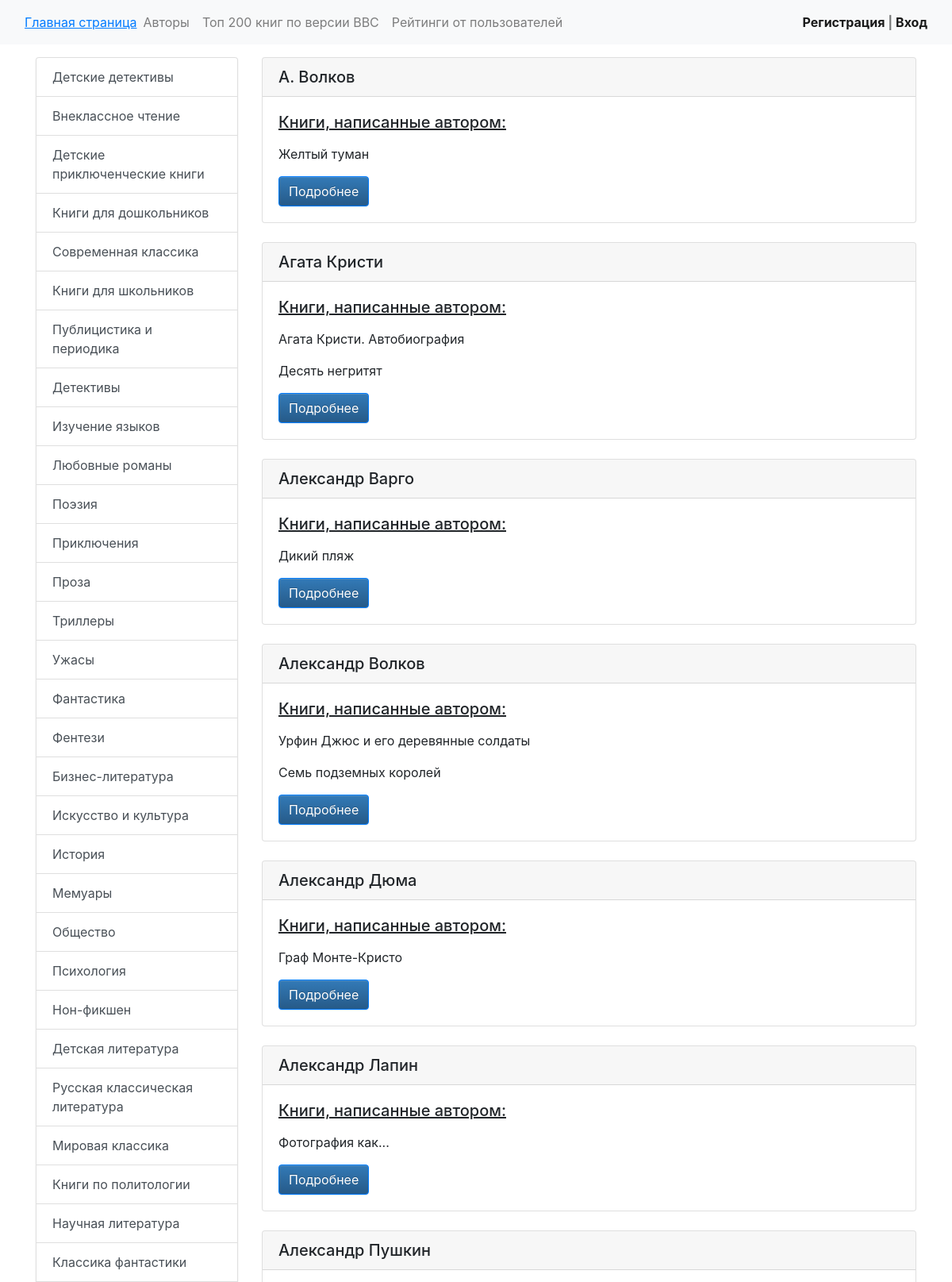
Screenshot of /authors/ (upper part) with the database file from the repository.
### book_search/models.py (models this page shows, shortened)
class Genres(models.Model):
    name = models.CharField(max_length=200, verbose_name='Жанр')

class Book(models.Model):
    name = models.CharField(max_length=200, verbose_name='Название')
    author = models.CharField(max_length=200, verbose_name='Автор')
    genre_id = models.ForeignKey(Genres, verbose_name='Жанр', on_delete=models.CASCADE)
    description = models.TextField(verbose_name='Описание', blank=True, null=True)
    image = models.ImageField(verbose_name='Изображение', upload_to='books/%Y/%m/%d', blank=True, null=True)

### book_search/views.py (the view)
# urls.py: path('authors/', views.get_all_authors, name='authors'),
def get_all_authors(request):
    genres = models.Genres.objects.all()
    books = models.Book.objects.all()
    authors = set()
    books_per_authors = dict()
    for book in books:
        authors.add(book.author)
    authors = sorted(list(authors))
    for author in authors:
        books = models.Book.objects.filter(author=author)
        books_per_authors[author] = books
    paginator = Paginator(authors, 10)
    page_number = request.GET.get('page')
    page_obj = paginator.get_page(page_number)
    return render(request, 'book_search/all_authors.html', {'page_obj': page_obj, 'genres': genres,
                                                            'books_per_authors': books_per_authors})

### book_search/templatetags/poll_extras.py (called while the page is built)
@register.filter
def get_obj(dictionary, key):
    obj = dictionary.get(key)
    return obj

### templates/book_search/all_authors.html (shortened to what this page needs)
{% extends 'base.html' %}
{% load poll_extras %}
{% block body %}
    {% for author in page_obj %}
        <div class="card">
            <h5 class="card-header">{{ author }}</h5>
            <div class="card-body">
                <h5 class="card-title"><u>Книги, написанные автором: </u></h5>
                <p class="card-text">
                    {% for book in books_per_authors|get_obj:author %}
                        <p>
                            {% ifchanged %}
                                {{ book.name }}
                            {% endifchanged %}
                        </p>
                    {% endfor %}
                </p>
                <a href="{% url 'books_author' author %}" class="btn btn-primary">Подробнее</a>
            </div>
        </div><br>
    {% endfor %}
{% endblock %}

### templates/base.html (shortened to what this page needs)
<!DOCTYPE html>
<html lang="en">
<head>
    <link rel="stylesheet" href="//maxcdn.bootstrapcdn.com/bootstrap/3.2.0/css/bootstrap-theme.min.css">
    <link rel="stylesheet" href="https://cdn.jsdelivr.net/npm/bootstrap@4.5.3/dist/css/bootstrap.min.css">
</head>
<body>
<nav class="navbar navbar-expand-lg navbar-light bg-light">
    <div class="container-fluid">
        <a class="nav-brand" href="{% url 'main_activity' %}"><u>Главная страница  </u></a>
        <div class="collapse navbar-collapse" id="navbarText">
            <ul class="navbar-nav me-auto mb-2 mb-lg-0">
                <li class="nav-item">
                    <a class="nav-link" href="{% url 'authors' %}">Авторы</a>
                </li>
                <li class="nav-item">
                    <a class="nav-link" href="{% url 'top_bbc_books' %}">Toп 200 книг по версии ВВС</a>
                </li>
                <li>
                    <a class="nav-link" href="{% url 'tops' %}">Рейтинги от пользователей</a>
                </li>
            </ul>
        </div>
        <span class="navbar-text">
            {% if request.user.is_authenticated %}
                Добро пожаловать, <a href="{% url 'person' %}">{{ user.username }}</a> | <a href="{% url 'logout' %}">Выход</a>
            {% else %}
                <a href="{% url 'register' %}">Регистрация</a> | <a href="{% url 'login' %}">Вход</a>
            {% endif %}
        </span>
    </div>
</nav>
<div class="container mt-3">
    <div class="row">
        <div class="col-md-3">
            <div class="list-group">
                {% for genre in genres %}
                        <a class="list-group-item list-group-item-action" href="{% url 'book_per_genres' genre.name %}">{{ genre.name }}</a>
                {% endfor %}
            </div>
        </div>
        <div class="col-md-9">
            {% block body %}I am an empty for now{% endblock %}
        </div>
    </div>
  </div>
</body>
</html>

### templates/base.html (style rules this page uses)
span { font-weight: bold; }
.navbar-text { text-align: right; }

### rows the page displays
Genres: name "Детские детективы"
Genres: name "Внеклассное чтение"
Genres: name "Детские приключенческие книги"
Genres: name "Книги для дошкольников"
Genres: name "Современная классика"
Genres: name "Книги для школьников"
Genres: name "Публицистика и периодика"
Genres: name "Детективы"
Genres: name "Изучение языков"
Genres: name "Любовные романы"
Genres: name "Поэзия"
Genres: name "Приключения"
Genres: name "Проза"
Genres: name "Триллеры"
Genres: name "Ужасы"
Genres: name "Фантастика"
Genres: name "Фентези"
Genres: name "Бизнес-литература"
Genres: name "Искусство и культура"
Genres: name "История"
Genres: name "Мемуары"
Genres: name "Общество"
Genres: name "Психология"
Genres: name "Нон-фикшен"
Genres: name "Детская литература"
Genres: name "Русская классическая литература"
Genres: name "Мировая классика"
Genres: name "Книги по политологии"
Genres: name "Научная литература"
Genres: name "Классика фантастики"
Book: page_obj "А. Волков", name "Желтый туман"
Book: page_obj "Агата Кристи", name "Агата Кристи. Автобиография"
Book: name "Десять негритят"
Book: page_obj "Александр Варго", name "Дикий пляж"
Book: page_obj "Александр Волков", name "Урфин Джюс и его деревянные солдаты"
Book: name "Семь подземных королей"
Book: page_obj "Александр Дюма", name "Граф Монте-Кристо"
Book: page_obj "Александр Лапин", name "Фотография как..."
Book: page_obj "Александр Пушкин"
